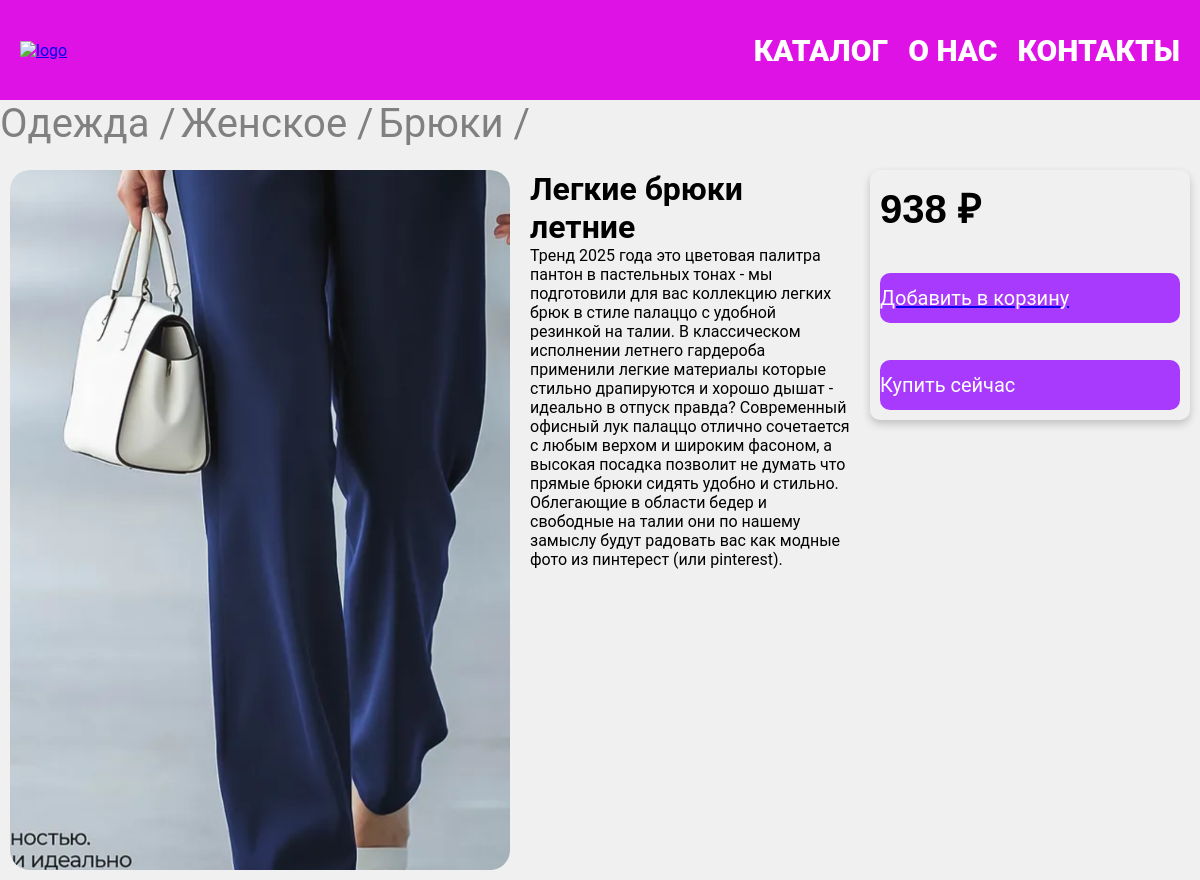
The app's page /product/3 with its own data.
### app/models.py (models this page shows, shortened)
class Category(models.Model):
    name = models.CharField(
        verbose_name="Название",
        max_length=200,
    )
    parent = models.ForeignKey(
        "self",
        verbose_name="Родительская категория",
        on_delete=models.CASCADE,
        null=True,
        blank=True,
    )
    class Meta:
        verbose_name="Категория"
        verbose_name_plural = "Категория"

class Product(models.Model):
    name = models.CharField(
        verbose_name="Наименование",
        max_length=200,
    )
    desc = models.TextField(
        verbose_name="Описание",
        max_length=600,
    )
    price = models.DecimalField(
        verbose_name="Цена",
        max_digits=10,
        decimal_places=0,
    )
    image = models.ImageField(
        verbose_name="Изображение",
        upload_to="products/",
    )
    category = models.ForeignKey(
        "Category",
        verbose_name="Категория",
        on_delete=models.CASCADE,
    )
    brand = models.ForeignKey(
        "Brand",
        verbose_name="Бренд",
        on_delete=models.CASCADE,
    )
    class Meta:
        verbose_name="Товар"
        verbose_name_plural = "Товары"

### app/views.py (the view)
# urls.py: path("product/<int:product_id>", views.products_details, name="product_details"),
def products_details(request, product_id):
    product = Product.objects.get(id=product_id)
    categories = []
    categories.append(product.category)
    cur_category = product.category
    while cur_category.parent:
        categories.append(cur_category.parent)
        cur_category = cur_category.parent
    categories.reverse()
    context = {"product": product, "categories": categories}
    return render(request, "app/product_details.html", context)

### app/templates/app/product_details.html
{% extends "base.html" %}
{% block content %}
<div class="categories">
    {% for category in categories %}
    <span class="category">{{ category.name }}{% if not loop.last %} / {% endif %}</span>
    {% endfor %}
</div>
<div class="product_details">
    <div class="item product-details-image">
        <img src="{{ product.image.url}}" alt="{{product.name}}" class="product-details-image">
    </div>
    <div class="item product-details-info">
        <h1 class="product-details-name">{{product.name}}</h1>
        <p class="product-details-name">{{product.desc}}</p>
    </div>
    <div class="item price-container">
        <p class="product-details-price">{{product.price}} ₽</p>
        <a href="{% url 'basket_add' product.id %}">
        <button class="price-button">Добавить в корзину</button>
        </a>
        <button class="price-button">Купить сейчас</button>
    </div>
</div>
{% endblock %}

### app/static/styles/style.css (style rules this page uses)
* { margin: 0; padding: 0; box-sizing: border-box; font-family: 'Roboto', sans-serif; }
body { background-color: #f0f0f0; padding-top: 100px; }
.categories { height: 60px; display: flex; flex-wrap: nowrap; gap: 5px; color: grey; font-size: 40px; white-space: nowrap; overflow: hidden; text-overflow: ellipsis; }
.product_details { display: flex; flex-direction: row; justify-content: space-around; }
.item { margin: 10px; }
.product-details-image { width: 500px; height: 700px; border-radius: 20px; }
.price-container { height: 250px; display: flex; flex-direction: column; justify-content: space-between; border-radius: 10px; padding: 10px; box-shadow: 0 4px 8px rgba(0, 0, 0, 0.2); }
p.product-details-price { margin: 0; font-size: 40px; font-family: helvetica; font-weight: 700; }
.price-container button { width: 300px; height: 50px; font-size: 20px; background-color: #a73afd; color: white; border-radius: 10px; border: none; display: flex; flex-direction: column; justify-content: center; }

### records on screen
Category: name "Одежда"
Category: name "Женское"
Category: name "Брюки"
Product: image (picture), name "Легкие брюки летние", desc "Тренд 2025 года это цветовая палитра пантон в пастельных тонах - мы подготовили для вас коллекцию легких брюк в стиле палаццо с удобной резинкой на талии. В классическом исполнении летнего гардероба применили легкие материалы которые стильно драпируются и хорошо дышат - идеально в отпуск правда? Современный офисный лук палаццо отлично сочетается с любым верхом и широким фасоном, а высокая посадка позволит не думать что прямые брюки сидять удобно и стильно. Облегающие в области бедер и свободные на талии они по нашему замыслу будут радовать вас как модные фото из пинтерест (или pinterest).", price "938"
